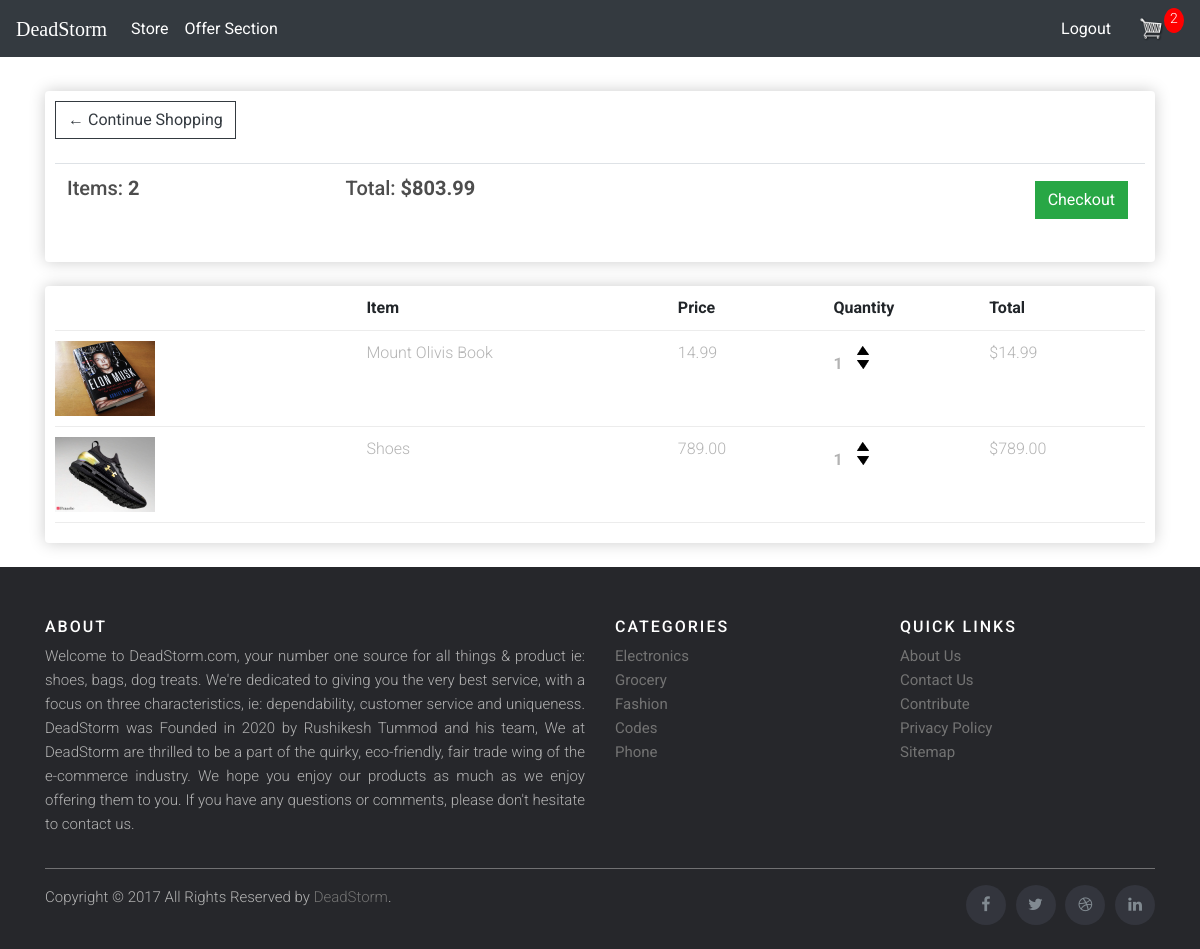
The app's page /cart/ (signed in) with its own data.
### store/models.py (models this page shows, shortened)
class Order(models.Model):
	customer=models.ForeignKey(Customer, on_delete=models.SET_NULL,blank=True, null= True)
	date_ordered = models.DateField(auto_now_add=True)
	complete = models.BooleanField(default=False,null=True,blank=False)
	transaction_id= models.CharField(max_length=200)
	@property
	def get_cart_total(self):
		orderitems=self.orderitem_set.all()
		total=sum([item.get_total for item in orderitems])
		return total
	@property
	def get_cart_items(self):
		orderitems=self.orderitem_set.all()
		total=sum([item.quantity for item in orderitems])
		return total

class OrderItem(models.Model):
	product=models.ForeignKey(Product, on_delete=models.SET_NULL,blank=True, null= True)
	order=models.ForeignKey(Order, on_delete=models.SET_NULL,blank=True, null= True)
	quantity=models.IntegerField(default=0,null=True,blank=True)
	date_added = models.DateField(auto_now_add=True)
	@property
	def get_total(self):
		total=self.product.price * self.quantity
		return total

class Product(models.Model):
	name = models.CharField(max_length=200)
	price = models.DecimalField(max_digits=7,decimal_places=2)
	digital = models.BooleanField(default=False,null=True, blank=False)
	image=models.ImageField(null=True,blank=True)
	@property
	def imageURL(self):
		try:
			url=self.image.url
		except:
			url=''
		return url

### store/views.py (the view)
# urls.py: path('cart/',views.cart,name='cart'),
def cart(request):
	data=cartData(request)
	CartItems=data['CartItems']
	order=data['order']
	items=data['items']
	context={'items':items,'order':order,'CartItems':CartItems}
	return render(request, 'store/cart.html', context)

### store/utils.py (called while the page is built)
def cartData(request):
	if request.user.is_authenticated:
		customer,created = Customer.objects.get_or_create(user=request.user)
		order,created=Order.objects.get_or_create(customer=customer,complete=False)
		items=order.orderitem_set.all()
		CartItems=order.get_cart_items
	else:
		cookieData=cookieCart(request)
		CartItems=cookieData['CartItems']
		order=cookieData['order']
		items=cookieData['items']
	return {'CartItems':CartItems,'order':order,'items':items}

### store/templates/store/cart.html
{% extends 'store/main.html' %}
{% load static %}
{% block content %}
 <div class="row">
	<div class="col-lg-12">
		<div class="box-element">
			<a  class="btn btn-outline-dark" href="{% url 'store' %}">&#x2190; Continue Shopping</a>
			<br>
			<br>
			<table class="table table-hover">
				<tr>
					<th><h5>Items: <strong>{{order.get_cart_items}}</strong></h5></th>
					<th><h5>Total:<strong> ${{order.get_cart_total}}</strong></h5></th>
					<th>
						<a  style="float:right; margin:5px;" class="btn btn-success" href="{% url 'checkout' %}">Checkout</a>
					</th>
				</tr>
			</table>
		</div>
	<br>
	<div class="box-element">
	<div class="cart-row">
		<div style="flex:2"></div>
		<div style="flex:2"><strong>Item</strong></div>
		<div style="flex:1"><strong>Price</strong></div>
		<div style="flex:1"><strong>Quantity</strong></div>
		<div style="flex:1"><strong>Total</strong></div>
	</div>
	{% for item in items %}
	<div class="cart-row">
		<div style="flex:2"><img class="row-image" src="{{item.product.imageURL}}"></div>
		<div style="flex:2"><p>{{item.product.name}}</p></div>
		<div style="flex:1"><p>{{item.product.price|floatformat:2}}</p></div>
		<div style="flex:1">
			<p class="quantity">{{item.quantity}}</p>
			<div class="quantity">
				<img data-product="{{item.product.id}}" data-action="add" onClick="window.location.reload();" class="chg-quantity update-cart" src="{% static  'images/arrow-up.png' %}">
				<img  data-product="{{item.product.id}}" data-action="remove" onClick="window.location.reload();"class="chg-quantity update-cart" src="{% static  'images/arrow-down.png' %}">
			</div>
		</div>
		<div style="flex:1"><p>${{item.get_total}}</p></div>
	</div>
	{% endfor %}
	</div>
</div>
</div>
{% endblock content %}

### static/css/main.css (style rules this page uses)
body { background-color: hsl(0, 0%, 98%); }
h1,h2,h3,h4,h5,h6 { color:hsl(0, 0%, 30%); }
.box-element { box-shadow:hsl(0, 0%, 80%) 0 0 16px; background-color: #fff; border-radius: 4px; padding: 10px; }
.col-lg-4, .col-lg-6, .col-lg-8, .col-lg-12 { margin-top: 10px; }
.btn { border-radius: 0; }
.row-image { width: 100px; }
.cart-row { display: flex; align-items: flex-stretch; padding-bottom: 10px; margin-bottom: 10px; border-bottom: 1px solid #ececec; }
.quantity { display: inline-block; font-weight: 700; padding-right:10px; }
.chg-quantity { width: 12px; cursor: pointer; display: block; margin-top: 5px; transition:.1s; }
body { font-family: "Roboto", sans-serif; background-color: #fff; }
p { color: #b3b3b3; font-weight: 300; }
h1, h2, h3, h4, h5, h6, .h1, .h2, .h3, .h4, .h5, .h6 { font-family: "Roboto", sans-serif; }
a { -webkit-transition: .3s all ease; -o-transition: .3s all ease; transition: .3s all ease; }
.btn { text-decoration: none !important; }

### records on screen
Order: get_cart_items "2", get_cart_total "803.99"
OrderItem: product.imageURL (picture), product.name "Mount Olivis Book", product.price "14.99", quantity "1", get_total "14.99"
OrderItem: product.imageURL (picture), product.name "Shoes", product.price "789.00", quantity "1", get_total "789.00"

### other values on screen
{{ CartItems }} "2"
